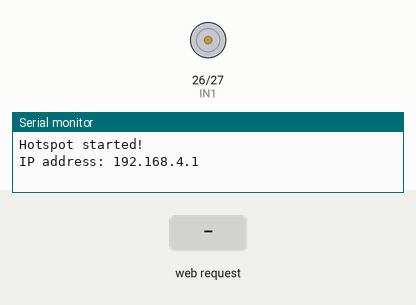
Recording of a sketch running on a simulated ESP32. Shown: motor-driver pin pairs drawn as motors (green arrow = first pin HIGH = forward, orange = second pin HIGH = backward, longer = more drive, scaled by the enable pin), the last lines printed to the serial monitor. The test bench sets the inputs (shaded band).

Above: at 1.2 s.
1.3 s: HTTP request GET /update?y=1 received
At 2.5 s:
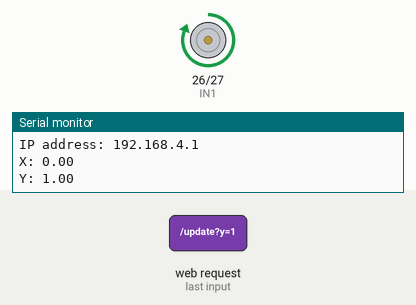
2.8 s: HTTP request GET /update received
At 3.8 s:
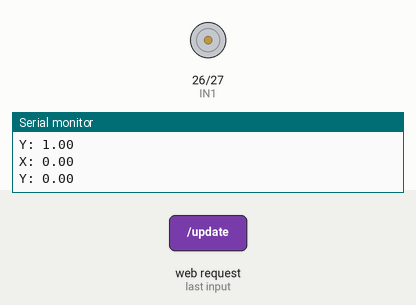
4.3 s: HTTP request GET /update?y=120 received
At 4.9 s:
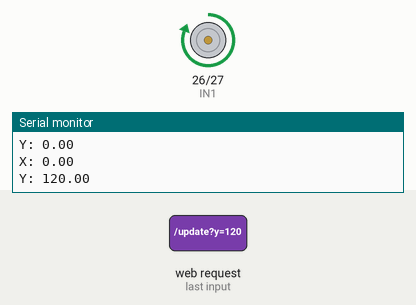
Timing chart, 0 to 7.3 s (numbered marks = the images above; inputs shaded):
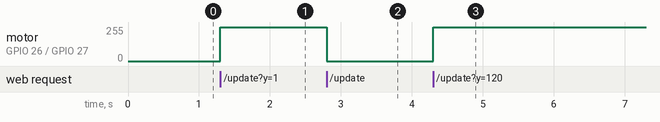

The sketch:

gyros.ino
```cpp
#include <WiFi.h>
#include <WebServer.h>

const char* ssid = "ESP32_GYRO";
const char* password = "12345678";

WebServer server(80);

// Motor pins
int IN1 = 26;
int IN2 = 27;
int ENA = 25;  // Enable pin for motor

void controlMotor(float x, float y) {
  if (y > 0.5) {
    // Forward
    digitalWrite(IN1, HIGH);
    digitalWrite(IN2, LOW);
    digitalWrite(ENA, HIGH);  // static speed

  } else if (y < -0.5) {
    // Backward
    digitalWrite(IN1, LOW);
    digitalWrite(IN2, HIGH);
    digitalWrite(ENA, HIGH);  // static speed

  } else {
    // Stop
    digitalWrite(IN1, LOW);
    digitalWrite(IN2, LOW);
    digitalWrite(ENA, LOW);
  }
}

void handleUpdate() {
  float x = server.arg("x").toFloat();
  float y = server.arg("y").toFloat();

  Serial.print("X: "); Serial.println(x);
  Serial.print("Y: "); Serial.println(y);

  controlMotor(x, y);

  server.send(200, "text/plain", "OK");
}

void setup() {
  Serial.begin(115200);

  pinMode(IN1, OUTPUT);
  pinMode(IN2, OUTPUT);
  pinMode(ENA, OUTPUT);

  // Static speed → ENA HIGH initially if you want motor ready
  digitalWrite(ENA, LOW);

  // Create WiFi hotspot
  WiFi.softAP(ssid, password);
  Serial.println("Hotspot started!");
  Serial.print("IP address: ");
  Serial.println(WiFi.softAPIP());

  server.on("/update", handleUpdate);
  server.begin();
}

void loop() {
  server.handleClient();
}
```

Measured:
- after the input at 1.3 s, motor on GPIO 26 (IN1) / GPIO 27 (IN2): stopped → forward 255/255 at once
- after the input at 2.8 s, motor on GPIO 26 (IN1) / GPIO 27 (IN2): forward 255/255 → stopped at once
- after the input at 4.3 s, motor on GPIO 26 (IN1) / GPIO 27 (IN2): stopped → forward 255/255 at once
